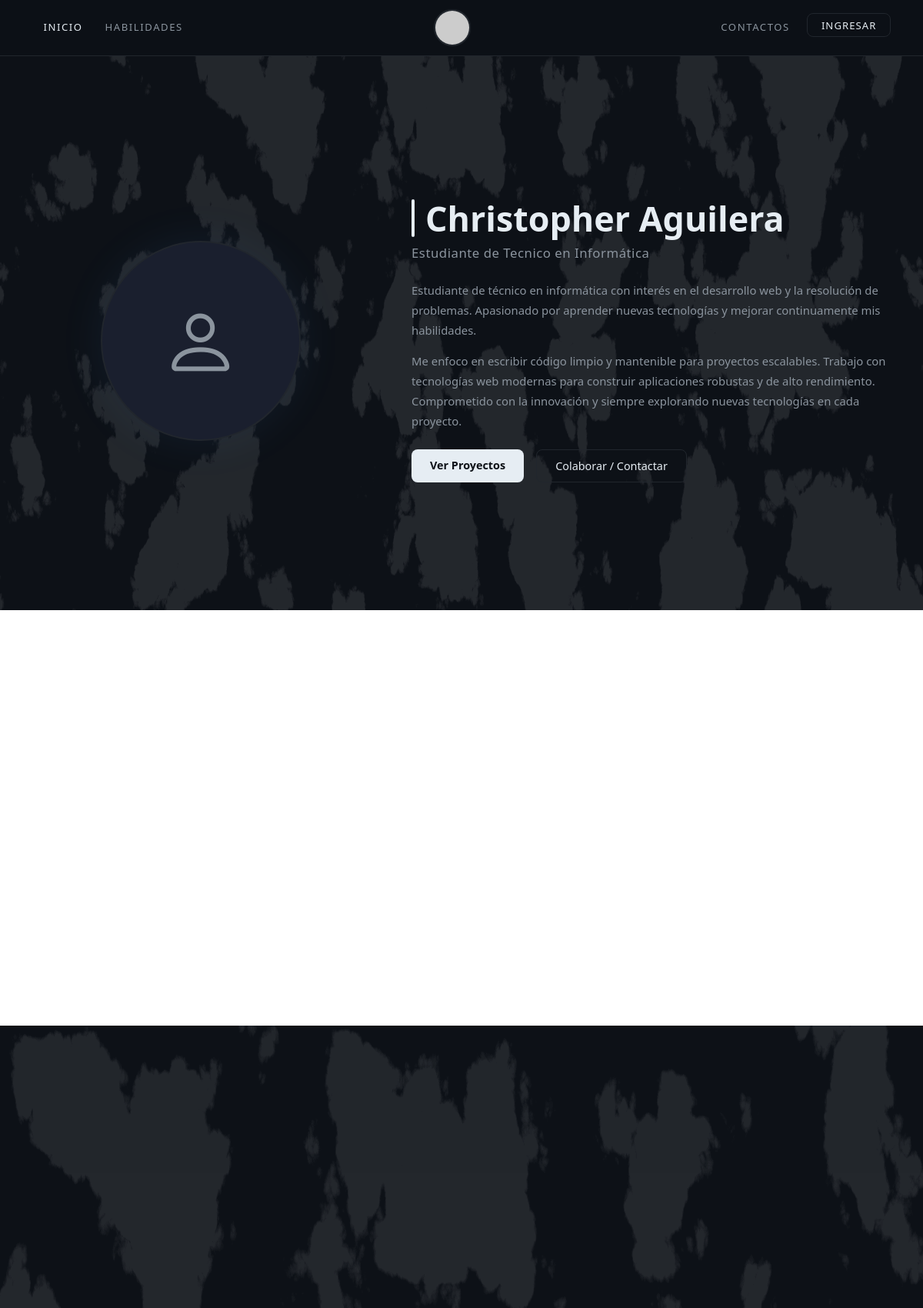
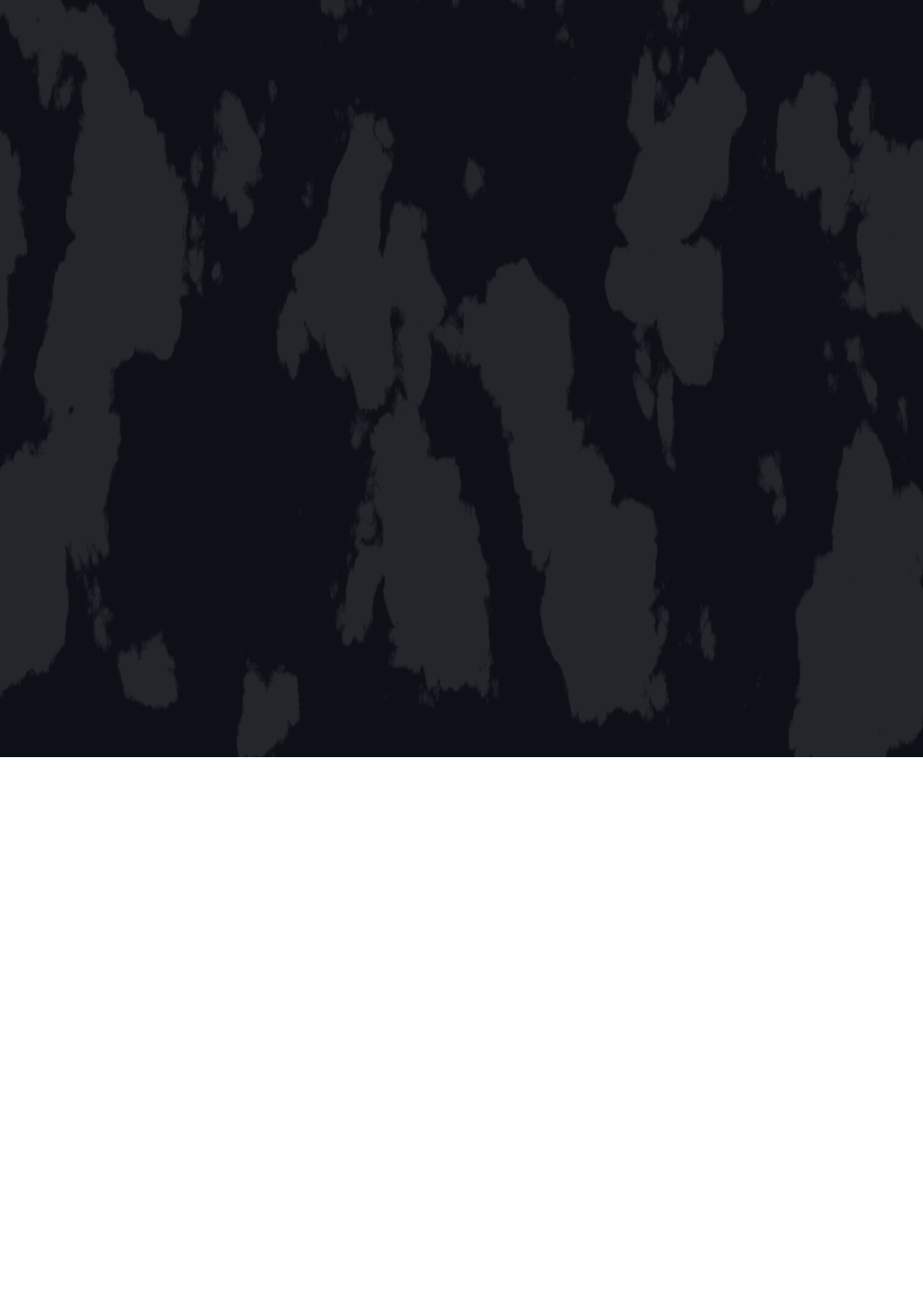
The page / (upper part) on the database its author committed (2 pictures, top to bottom).
### tables this page shows
CREATE TABLE IF NOT EXISTS biografia (
    id              INT AUTO_INCREMENT PRIMARY KEY,
    nombre          VARCHAR(100) NOT NULL DEFAULT 'Christopher Aguilera',
    cargo           VARCHAR(100) DEFAULT 'Estudiante de Tecnico en Informática',
    descripcion     TEXT,
    descripcion_extra TEXT,
    foto            VARCHAR(255) DEFAULT NULL,
    email           VARCHAR(150) DEFAULT 'c.danielaguilera29@gmail.com',
    updated_at      TIMESTAMP DEFAULT CURRENT_TIMESTAMP ON UPDATE CURRENT_TIMESTAMP
);

### index.php (the view, shortened to what this page needs)
<?php
try {
    $db = getDB();
    $bio   = $db->query("SELECT * FROM biografia LIMIT 1")->fetch();
} catch (Exception $e) {
    $bio   = ['nombre'=>'Christopher Aguilera','cargo'=>'Estudiante de Tecnico en Informática','descripcion'=>'Bienvenido a mi portafolio.','descripcion_extra'=>'','email'=>'c.danielaguilera29@gmail.com','foto'=>null];
    $habs  = [];
    $techs = [];
    $projs = [];
}
$nombre = htmlspecialchars($bio['nombre'] ?? 'Christopher Aguilera');
$cargo  = htmlspecialchars($bio['cargo']  ?? 'Estudiante de Tecnico en Informática');
$desc1  = htmlspecialchars($bio['descripcion'] ?? '');
$desc2  = htmlspecialchars($bio['descripcion_extra'] ?? '');
?>
<!DOCTYPE html>
<html lang="es">
<head>
    <link rel="stylesheet" href="https://cdn.jsdelivr.net/npm/bootstrap@5.3.8/dist/css/bootstrap.min.css"/>
    <link rel="stylesheet" href="https://cdn.jsdelivr.net/npm/bootstrap-icons@1.11.3/font/bootstrap-icons.min.css"/>
    <link rel="stylesheet" href="https://cdn.jsdelivr.net/npm/swiper@11/swiper-bundle.min.css"/>
    <link rel="stylesheet" href="assets/css/style.css"/>
</head>
<body>
<nav id="mainNav">
    <div class="container d-flex align-items-center justify-content-between">
        <ul class="nav nav-left">
            <li class="nav-item"><a class="nav-link active" href="#biografia">Inicio</a></li>
            <li class="nav-item"><a class="nav-link" href="#habilidades">Habilidades</a></li>
        </ul>
        <a class="navbar-brand mx-3" href="#biografia">
            <?php if (!empty($bio['foto'])): ?>
                <img src="<?= htmlspecialchars($bio['foto']) ?>" alt="<?= $nombre ?>"/>
            <?php else: ?>
                <img src="https://ui-avatars.com/api/?name=<?= urlencode($nombre) ?>&background=161b22&color=e6edf3&size=48&rounded=true&bold=true" alt="<?= $nombre ?>"/>
            <?php endif; ?>
        </a>
        <ul class="nav nav-right">
            <li class="nav-item"><a class="nav-link" href="#contacto">Contactos</a></li>
            <li class="nav-item ms-2">
                <a class="btn-login" href="login.php">Ingresar</a>
            </li>
        </ul>
    </div>
</nav>
<section id="biografia" class="topo-bg">
    <div class="container">
        <div class="row align-items-center g-5">
            <div class="col-md-5 avatar-container fade-in-up">
                <div class="avatar-circle">
                    <?php if (!empty($bio['foto'])): ?>
                        <img src="<?= htmlspecialchars($bio['foto']) ?>" alt="<?= $nombre ?>"/>
                    <?php else: ?>
                        <i class="bi bi-person avatar-icon"></i>
                    <?php endif; ?>
                </div>
            </div>
            <div class="col-md-7 hero-content fade-in-up">
                <div class="hero-name-wrapper">
                    <span class="hero-divider"></span>
                    <h1 class="hero-name"><?= $nombre ?></h1>
                </div>
                <p class="hero-title"><?= $cargo ?></p>
                <?php if ($desc1): ?>
                    <p class="hero-desc"><?= $desc1 ?></p>
                <?php endif; ?>
                <?php if ($desc2): ?>
                    <p class="hero-desc"><?= $desc2 ?></p>
                <?php endif; ?>
                <div class="d-flex gap-3 flex-wrap mt-4">
                    <a href="#proyectos" class="btn-hero-primary">Ver Proyectos</a>
                    <a href="#contacto"  class="btn-hero-outline">Colaborar / Contactar</a>
                </div>
            </div>
        </div>
    </div>
</section>
<section id="habilidades">
    <div class="container">
    </div>
</section>
<section id="tecnologias" class="topo-bg">
    <div class="container">
        <div class="row justify-content-center">
        </div>
    </div>
</section>
<section id="proyectos">
    <div class="container">
    </div>
</section>
</body>
</html>

### assets/css/style.css (style rules this page uses)
:root { --dark-bg: #0d1117; --dark-card: #161b22; --dark-card2: #1a1f2e; --dark-border: #21262d; --text-primary: #e6edf3; --text-muted: #8b949e; --accent: #58a6ff; --light-bg: #ffffff; --light-alt: #f6f8fa; --transition: all 0.35s ease; --radius: 12px; }
*, *::before, *::after { box-sizing: border-box; margin: 0; padding: 0; }
html { scroll-behavior: smooth; }
body { font-family: 'Segoe UI', system-ui, -apple-system, sans-serif; background-color: var(--dark-bg); color: var(--text-primary); overflow-x: hidden; }
.topo-bg { background-color: var(--dark-bg); background-image: url('../img/marble-pattern.svg'); background-size: cover; background-position: center; background-repeat: no-repeat; position: relative; }
#mainNav { background-color: rgba(13, 17, 23, 0.95); backdrop-filter: blur(10px); border-bottom: 1px solid var(--dark-border); padding: 0.75rem 0; position: sticky; top: 0; z-index: 1030; transition: var(--transition); }
#mainNav .navbar-brand img { width: 48px; height: 48px; object-fit: cover; border: 2px solid var(--dark-border); border-radius: 50%; transition: var(--transition); }
#mainNav .nav-link { color: var(--text-muted) !important; font-weight: 500; font-size: 0.82rem; letter-spacing: 0.12em; text-transform: uppercase; padding: 0.4rem 0.9rem !important; transition: var(--transition); }
#mainNav .nav-link:hover, #mainNav .nav-link.active { color: var(--text-primary) !important; }
.btn-login { background: transparent; color: var(--text-primary); border: 1px solid var(--dark-border); border-radius: 8px; padding: 0.35rem 1.1rem; font-size: 0.82rem; letter-spacing: 0.08em; text-transform: uppercase; font-weight: 500; text-decoration: none; transition: var(--transition); }
#biografia { min-height: 90vh; display: flex; align-items: center; padding: 100px 0 80px; }
.avatar-container { display: flex; justify-content: center; align-items: center; }
.avatar-circle { width: 260px; height: 260px; border-radius: 50%; background: var(--dark-card2); border: 2px solid var(--dark-border); display: flex; align-items: center; justify-content: center; overflow: hidden; box-shadow: 0 0 60px rgba(88, 166, 255, 0.08); }
.avatar-circle .avatar-icon { font-size: 100px; color: var(--text-muted); }
.hero-content { padding-left: 2rem; }
.hero-divider { display: block; width: 4px; height: 100%; background: var(--text-primary); position: absolute; left: 0; top: 0; border-radius: 2px; }
.hero-name-wrapper { position: relative; padding-left: 18px; margin-bottom: 0.3rem; }
.hero-name { font-size: 2.8rem; font-weight: 700; color: var(--text-primary); line-height: 1.1; }
.hero-title { font-size: 1.05rem; color: var(--text-muted); font-weight: 400; margin-bottom: 1.4rem; letter-spacing: 0.03em; }
.hero-desc { color: var(--text-muted); font-size: 0.93rem; line-height: 1.75; margin-bottom: 0.9rem; }
.btn-hero-primary { background: var(--text-primary); color: var(--dark-bg); border: none; border-radius: 8px; padding: 0.6rem 1.5rem; font-weight: 600; font-size: 0.9rem; text-decoration: none; transition: var(--transition); }
.btn-hero-outline { background: transparent; color: var(--text-primary); border: 1px solid var(--dark-border); border-radius: 8px; padding: 0.6rem 1.5rem; font-weight: 500; font-size: 0.9rem; text-decoration: none; transition: var(--transition); }
#habilidades { background-color: var(--light-bg); padding: 90px 0; }
#tecnologias { padding: 90px 0; }
#proyectos { background-color: var(--light-bg); padding: 90px 0; }
.fade-in-up { opacity: 0; transform: translateY(30px); transition: opacity 0.6s ease, transform 0.6s ease; }
.fade-in-up.visible { opacity: 1; transform: translateY(0); }

### rows shown on the page
biografia: nombre "Christopher Aguilera", cargo "Estudiante de Tecnico en Informática", descripcion "Estudiante de técnico en informática con interés en el desarrollo web y la resolución de problemas. Apasionado por aprender nuevas tecnologías y mejorar continuamente mis habilidades.", descripcion_extra "Me enfoco en escribir código limpio y mantenible para proyectos escalables. Trabajo con tecnologías web modernas para construir aplicaciones robustas y de alto rendimiento. Comprometido con la innovación y siempre explorando nuevas tecnologías en cada proyecto."
